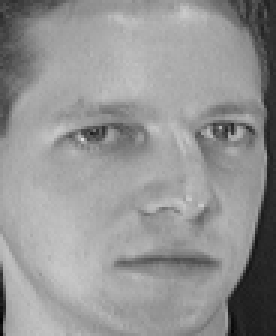
%> input picture att_faces/s1/2.pgm, 92 x 112 px (shown 3 times larger); its folder holds 3 pictures in this run
$ octave face_recognition_initiation.m   (GNU Octave 9; MATLAB toolbox functions it lacks are replaced by stand-ins)
%> lines starting %> are read from the running program, lines starting %| are printed output that depends on the picture
% Jonathan Morton and Jun Son

% Run this script to train your data
% Clear memory and console
close all
clear
clc

rootFolder = 'att_faces';
image_dims = [112, 92];

imageFolders = dir(rootFolder);
imageFolders = {imageFolders.name};
imageFolders = imageFolders(startsWith(imageFolders(:), 's'));

images = [];
subjectIds = {};

for i = 1:size(imageFolders, 2)
    folder = imageFolders{i};
    subjectPath = strcat(rootFolder, '/',folder);
    images = dir(subjectPath);
    images = {images.name};
    images = images(or(endsWith(images(:), 'pgm'), endsWith(images(:), 'png')));

    subjectId = folder;
    subjectIds = unique([subjectIds subjectId]);
    faces(i).id = subjectId;
    idNumber = subjectId(2:end);
    faces(i).idNumber = str2num(idNumber);
    faces(i).pictures = {};
    faces(i).vectors = [];


    for j = 1:size(images, 2)
        fullImagePath = strcat(subjectPath, '/', images{j});
        image = imread(fullImagePath);
%> image is the input picture: size 112x92 uint8; min 2, max 223, mean 148
        image = double(image);
%> image: size 112x92 double

        imageIndex = images{j};
        imageIndex = imageIndex(1:end-4);
        imageIndex = str2num(imageIndex);
        faces(i).pictures{imageIndex} = image;

        % read and convert images to column vector
        currentPicture = faces(i).pictures{imageIndex};
        [irow icol] = size(currentPicture);
%> irow = 112; icol = 92
        faceVector = reshape(currentPicture',irow*icol,1);
        faces(i).vectors = [faces(i).vectors faceVector];
    end

    % Reconstructed average face
%     avgFace = reshape(mean_face, 112, 92);
%     figure; imshow(avgFace);
end

faceFields = fieldnames(faces);
faceCell = struct2cell(faces);
faceSize = size(faceCell);
% Convert to a matrix
faceCell = reshape(faceCell, faceSize(1), []);      % Px(MxN)
% Make each field a column
faceCell = faceCell';                         % (MxN)xP
% Sort by first field "idNumber"
faceCell = sortrows(faceCell, 2);
faceCell = reshape(faceCell', faceSize);
% Convert to Struct
faces = cell2struct(faceCell, faceFields, 1);

% split into training and testing data with 1:9 split ratio
% our faces are in test_data(:,n) where n = [71,74]
train_data = [];
test_data = [];
test_data_id = [];
train_data_id = [];

test_index = [1];
for i = 1:size(faces,2)
    for j = 1:size(faces(i).vectors, 2)
        faceVector = faces(i).vectors(:,j);
        if ismember(j, test_index)
            test_data = [test_data, faceVector];
            test_data_id = [test_data_id getNumberId(faces(i).id)];
        else
            train_data = [train_data, faceVector];
            train_data_id = [train_data_id getNumberId(faces(i).id)];
        end
    end
end

mean_face = mean(train_data, 2);

avgFace = reshape(mean_face, 92, 112);
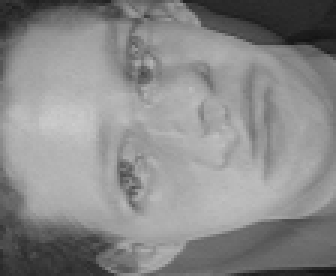
%> avgFace: size 92x112 double (shown 3 times larger); min 18, max 204, mean 137.4
figure; imshow(uint8(avgFace'));
%> after `imshow(uint8(avgFace'))`:
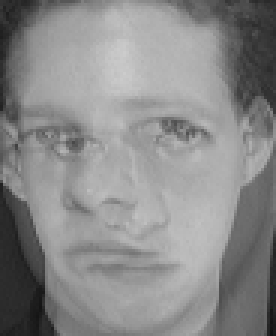
%> displayed picture: size 112x92, on the screen's scale of 0 to 255 (shown 3 times larger); min 18, max 204, mean 137.6

Class_number = (size(faces, 2)); % Number of classes (or persons)
Class_population = size(faces(1).vectors,2) - size(test_index,2); % Number of images in each class
P = Class_population * Class_number; % Total number of training images

%> (the run ends here)
